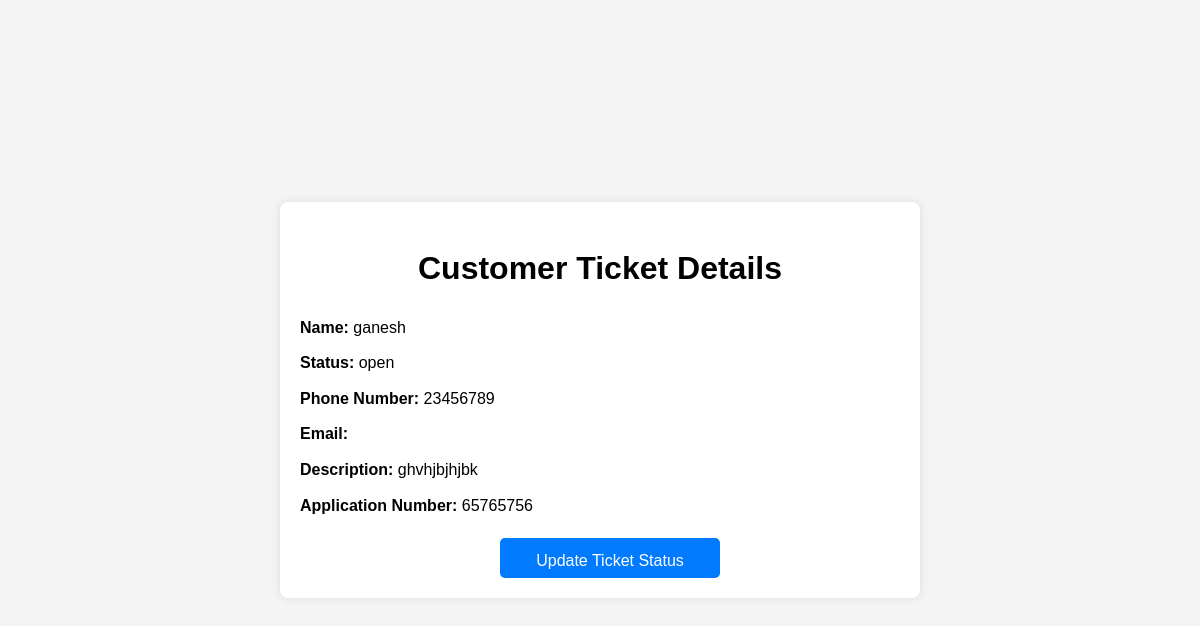
Page /ticket/9/ on the committed database.
### hyd/models.py (models this page shows, shortened)
class Ticket(models.Model):
    TICKET_STATUS_CHOICES = [
        ('New', 'New'),
        ('Open', 'Open'),
        ('In Progress', 'In Progress'),
        ('Closed', 'Closed'),
    ]
    ISSUE_CHOICES = [
        ('personal loan', 'Personal Loan'),
        ('educational loan', 'Educational Loan'),
        ('car loan', 'Car Loan'),
        ('business loan', 'Business Loan'),
        ('Loan Against Property', 'Loan Against Property'),
        ('CreditCard', 'Credit Card'),
        ('Insurance', 'Insurance'),
        ('Other Loan', 'Other Loan'),
    ]
    ticket_id = models.AutoField(primary_key=True)
    name = models.CharField(max_length=100, validators=[validate_only_letters])
    phone_number = models.CharField(max_length=15, validators=[validate_mobile_number])
    email = models.EmailField(max_length=254, unique=True, validators=[validate_email])
    issue_type = models.CharField(max_length=100, choices=ISSUE_CHOICES) # Use snake_case
    description = models.TextField()
    related_application_number = models.CharField(max_length=100, blank=True, null=True)
    status = models.CharField(max_length=20, choices=TICKET_STATUS_CHOICES, default='New')
    created_at = models.DateTimeField(auto_now_add=True)
    updated_at = models.DateTimeField(auto_now=True)

### hyd/views.py (the view)
# urls.py: path('ticket/<int:ticket_id>/', views.ticket_details, name='ticket_details'),
def ticket_details(request, ticket_id):
    ticket = get_object_or_404(Ticket, pk=ticket_id)
    if request.method == 'POST':
        status = request.POST.get('status')
        ticket.status = status
        ticket.save()
        return redirect('ticketview')
    return render(request, 'ticket_details.html', {'ticket': ticket})

### hyd/templates/ticket_details.html (shortened to what this page needs)
<!DOCTYPE html>
<html lang="en">
<head>
</head>
<body>
<div class="container">
    <h1> Customer Ticket Details</h1>
    <p><strong>Name:</strong> {{ ticket.name }}</p>
    <p><strong>Status:</strong> {{ ticket.status }}</p>
    <p><strong>Phone Number:</strong> {{ ticket.phone_number }}</p>
    <p><strong>Email:</strong> {{ ticket.email }}</p>
    <p><strong>Description:</strong> <span class="description">{{ ticket.description }}</span></p>
    <p><strong>Application Number:</strong> {{ ticket.related_application_number }}</p>
    <a href="{% url 'update_ticket_status' ticket_id=ticket.ticket_id %}" style="width: 200px; margin-left: 200px; height: 20px;">Update Ticket Status</a>
</div>
</body>
</html>

### hyd/templates/ticket_details.html (style rules this page uses)
body { font-family: Arial, sans-serif; line-height: 1.6; margin: 0; padding: 0; background-color: #f4f4f4; display: flex; justify-content: center; align-items: center; height: 100vh; }
.container { background: #fff; padding: 20px; border-radius: 8px; box-shadow: 0 0 10px rgba(0, 0, 0, 0.1); width: 80%; max-width: 600px; }
h1 { text-align: center; margin-bottom: 20px; }
p { margin: 10px 0; }
.description { max-width: 100%; word-wrap: break-word; }
a { display: block; text-align: center; margin-top: 20px; padding: 10px; background: #007bff; color: #fff; text-decoration: none; border-radius: 5px; }

### rows in the picture
Ticket: name "ganesh", status "open", phone_number "23456789", description "ghvhjbjhjbk", related_application_number "65765756"
